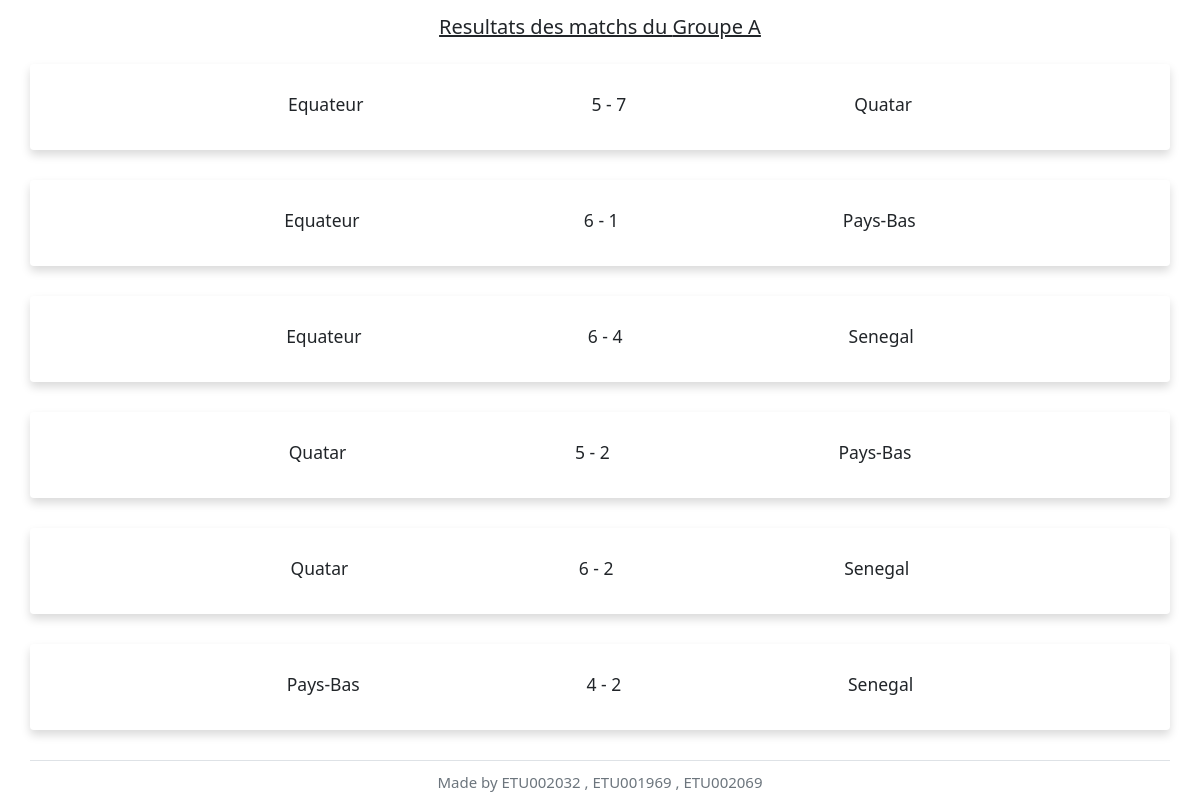
Page /php/ListMatch.php?idPool=POO1 on the committed database.
### tables this page shows
CREATE TABLE `pool` (
    `idPool` varchar(10) NOT NULL,
    `poolName` varchar(10) DEFAULT NULL,
    `bgc` varchar(50) DEFAULT NULL
  );

### php/inc/connection.php (called while the page is built, shortened)
<?php
    function connect(){
        $host = "127.0.0.1";
        $port = "3306";
        $user = "root";
        $pw = "";
        $base = "mysql:host=%s;port=%s;dbname=mondiale";
        $base = sprintf($base , $host , $port);
        try{
            $connection = new PDO( $base , $user , $pw );
            return $connection;
        }catch( PDOException $erreur ){
            echo $erreur->getMessage();
        }
    }

### php/inc/function.php (called while the page is built, shortened)
<?php
	function getSpecificPool($idPool , $pdo){
		$query = "select poolName from pool where idPool = '%s'";
		$query = sprintf($query,$idPool);
		$query = $pdo->query($query);
		$valiny = $query->fetchAll(PDO::FETCH_ASSOC);
		$valiny = $valiny[0]['poolName'];
		return $valiny;
	}
	function getMatchPerGroup( $idPool , $pdo ){
		$query = "Select * from matchperteam as m
					JOIN pool on
					m.idPool = pool.idPool
					where m.idPool = '%s'
					";
		$query = sprintf( $query, $idPool);
		$query = $pdo->query($query);
		$valiny = $query->fetchAll(PDO::FETCH_ASSOC);
		return $valiny;
	}
?>

### php/ListMatch.php (the view, shortened to what this page needs)
<?php
		include("./inc/function.php");
		include("./inc/connection.php");
		$id = 0;
		if( isset($_GET['idPool']) ){
				$id = $_GET['idPool'];
		}else{
			header('location:../index.php');
		}
		$poolName  = getSpecificPool( $id , connect() );
		$listMatch = getMatchPerGroup( $id , connect() );
?>
<!DOCTYPE html>
<html lang="en">
<head>
	<link rel="stylesheet" href="../assets/dist/css/bootstrap.min.css">
	<link rel="stylesheet" href="../assets/dist5/css/bootstrap.min.css">
</head>
<body>
	<div class="container">
		<div class="match-container row">
				<h2 class="text-center text-decoration-underline mb-3 py-4">
					Resultats des matchs du <?php echo $poolName;  ?>
				</h2>
			<?php
				foreach( $listMatch as $match  ){ ?>
					<div class="match-details shadow p-3 mb-5 bg-body rounded d-flex flex-row justify-content-evenly p-5 mb-3">
						<div class="joueur1">
							<h3 class="joueur-1 ">
								<?php echo $match['equ1'];  ?>
							</h3>
						</div>
						<div class="scores">
							<h3 class="score text-center">
								<?php 	echo $match['score']; ?>
							</h3>
						</div>
						<div class="joueur2">
							<h3 class="joueur-2 text-right">
								<?php echo $match['equ2'];  ?>
							</h3>
						</div>
					</div>
				<?php }
			?>
			<footer class="footer text-center text-secondary p-3 border-top fs-4">
				Made by ETU002032 , ETU001969 , ETU002069
			</footer>
		</div>
	</div>
</body>
</html>

### rows in the picture
pool: poolName "Groupe A", equ1 "Equateur", score "5 - 7", equ2 "Quatar", score "6 - 1", equ2 "Pays-Bas", score "6 - 4", equ2 "Senegal", equ1 "Quatar", score "5 - 2", score "6 - 2", equ1 "Pays-Bas", score "4 - 2"
